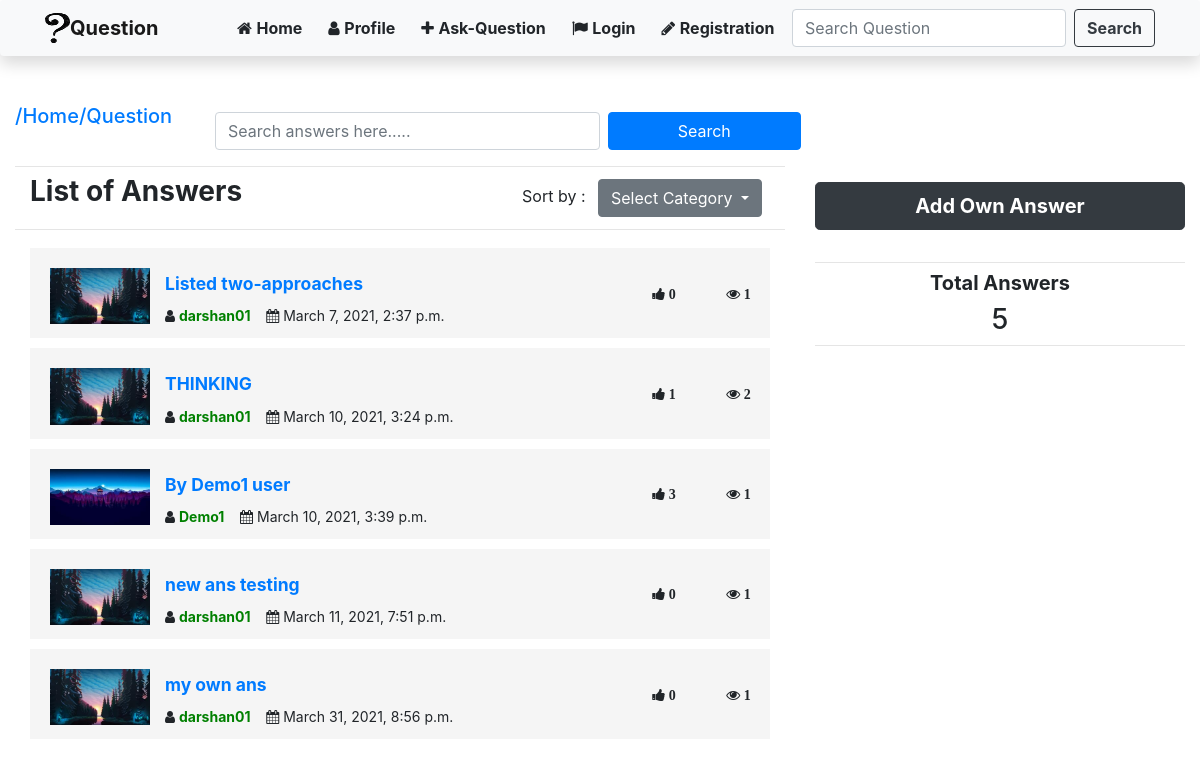
Before: /Listanswer/1 with the older database file.
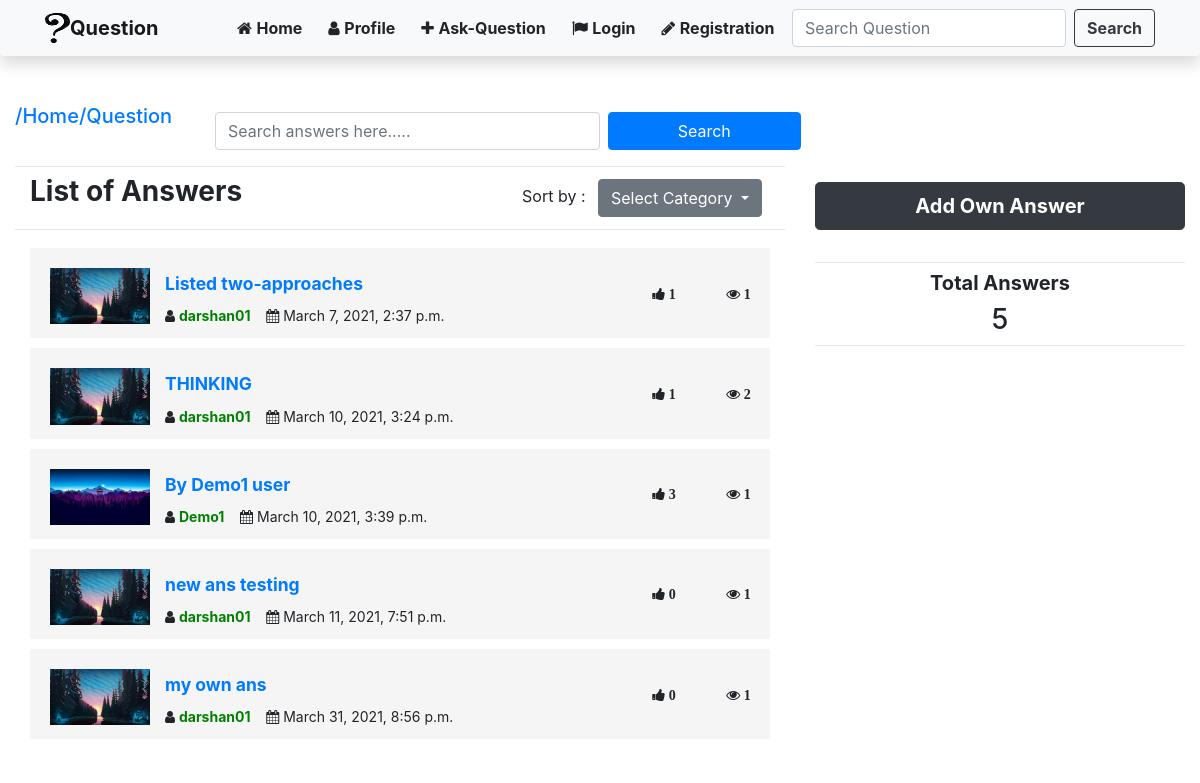
After: the same page with the newer database file.
### Question/models.py (models this page shows, shortened)
class Answer(models.Model):
    Qid = models.ForeignKey(Question, on_delete=models.CASCADE, null=True)
    postby = models.ForeignKey(User, on_delete=models.CASCADE, null=True)
    postdate = models.DateTimeField(auto_now_add=True)
    title = models.TextField(null=True)
    description = RichTextField(null=True)
    Tags = TaggableManager(blank=True)
    likes = models.ManyToManyField(User, related_name='ans_like', blank=True)
    views = models.ManyToManyField(
        IpModel, related_name="ans_views", blank=True)
    comment = models.ManyToManyField(
        Comment, related_name='ans_comment', null=True, blank=True)

### Profile/models.py (models this page shows, shortened)
class Profile(models.Model):
    user = models.OneToOneField(User, on_delete=models.CASCADE)
    image = models.ImageField(default='default.jpg', upload_to='Profile_pic')
    gender = models.CharField(choices=GENDER_CHOICES,
                              max_length=10, default='Male')
    Address = models.TextField(null=True, blank=True)
    education = models.TextField(null=True, blank=True)
    skill = TaggableManager(blank=True)
    about = models.TextField(null=True)

### Question/views.py (the view)
# urls.py: path('Listanswer/<int:qid>', views.listAnswer, name='List-Answer'),
def listAnswer(request, qid):
    quest = Question.objects.get(id=qid)
    if request.method == 'GET':
        query = request.GET.get('query')
        if query is None:
            ans = Answer.objects.filter(Qid=quest)
        else:
            ans = Answer.objects.filter(
                title__icontains=query).filter(Qid=quest)
    else:
        ans = Answer.objects.filter(Qid=quest)
    alike = []
    aview = []
    for a in ans:
        alike.append(a.likes.count())
        aview.append(a.views.count())
    mix = zip(ans, alike, aview)
    totalans = ans.count()
    return render(request, 'Questions/ListAnswer.html', {'qid': qid, 'mix': mix, 'totalans': totalans})

### Question/templates/Questions/ListAnswer.html (shortened to what this page needs)
{% extends "Questions/base.html" %}
{% block content %}
<div class="row">
    <div class="col-sm-2">
        <h5><a href="/DetailsQUE/{{qid}}">/Home/Question</a></h5>
    </div>
    <div class="col-sm-8">
        <form class="form-inline my-2 my-lg-2" action="/Listanswer/{{qid}}" method="GET">
            <input type="search" name="query" id="query" class="form-control mr-sm-2 col-sm-6"
                placeholder="Search answers here.....">
            <input type="submit" class="btn btn-primary col-sm-3" value="Search">
        </form>
    </div>
</div>
<div class="row">
    <div class="col-sm-8">
        <hr class="my-2">
        <div class="container">
            <div class="row">
                <div class="col-sm-6 ">
                    <h3 class="display-5 "><b> List of Answers </b></h3>
                </div>
                <div class="col-sm-6 d-flex justify-content-end">
                    <div> Sort by :
                        <div class="btn-group btn-sm">
                            <button type="button" class="btn btn-secondary dropdown-toggle" data-toggle="dropdown"
                                aria-haspopup="true" aria-expanded="false">
                                Select Category
                            </button>
                        </div>
                    </div>
                </div>
            </div>
        </div>
        <hr class="my-2">
        <div id="myDIV">
            <div class="container">
                <div class="row">
                    <div class="col-lg-12">
                        <div class="main-box clearfix">
                            <div class="table-responsive">
                                <table class="table user-list">
                                    <tbody>
                                        {% for q,a,b in mix %}
                                        <tr>
                                            <td>
                                                <img src={{q.postby.profile.image.url}} alt="pic">
                                                <a href="/Listanswer/{{qid}}/DetailsANS/{{q.id}}"
                                                    class="user-link"><label><b>{{q.title}}</b></label></a>
                                                <i class="fa fa-user"></i> <a href="#"
                                                    style="text-decoration: none; color:green"><span
                                                        class="user-subhead"><b>
                                                            {{q.postby}}</b></span></a>&nbsp;&nbsp;&nbsp;
                                                <i class="fa fa-calendar"></i> <span> {{q.postdate}}</span>
                                            </td>
                                            <td style="width: 10%;">
                                                <i class="fa fa-thumbs-up"> <b> {{a}}</b></i>
                                            </td>
                                            <td style="width: 7%;">
                                                <i class="fa fa-eye"> <b> {{b}}</b></i>
                                            </td>
                                        </tr>
                                        {% endfor %}
                                    </tbody>
                                </table>
                            </div>
                        </div>
                    </div>
                </div>
            </div>
        </div>
    </div>
    <div class="col-sm-4">
        <br>
        <a href="/ans/{{qid}}" class="btn btn-dark btn-lg btn-block"><b> Add Own Answer </b></a>
        <br>
        <hr class="my-2">
        <h5 style="text-align:center"><b> Total Answers</b> </h5>
        <h3 style="text-align:center"> {{totalans}}</h3>
        <hr class="my-2">
    </div>
</div>
{% endblock content %}

Changed rows visible on the page:
changed Answer "Listed two-approaches": a "0" → "1"
